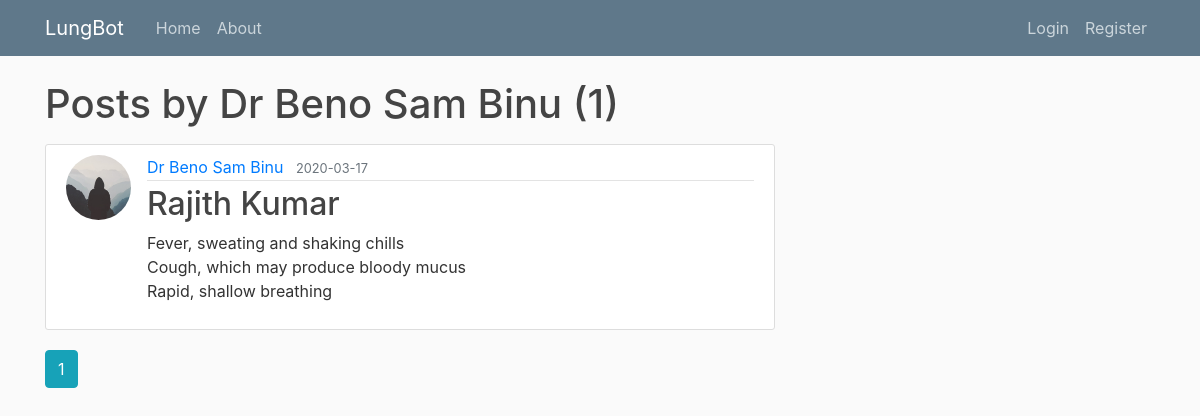
/user/Dr Beno Sam Binu, run on the app's committed database.
### flaskblog/models.py (models this page shows, shortened)
class User(db.Model, UserMixin):
    id = db.Column(db.Integer, primary_key=True)
    username = db.Column(db.String(20), unique=True, nullable=False)
    email = db.Column(db.String(120), unique=True, nullable=False)
    image_file = db.Column(db.String(20), nullable=False, default='default.jpg')
    password = db.Column(db.String(60), nullable=False)
    posts = db.relationship('Post', backref='author', lazy=True)

class Post(db.Model):
    id = db.Column(db.Integer, primary_key=True)
    title = db.Column(db.String(100), nullable=False)
    date_posted = db.Column(db.DateTime, nullable=False, default=datetime.utcnow)
    content = db.Column(db.Text, nullable=False)
    user_id = db.Column(db.Integer, db.ForeignKey('user.id'), nullable=False)

### flaskblog/routes.py (the view)
@app.route("/user/<string:username>")
def user_posts(username):
    page = request.args.get('page', 1, type=int)
    user = User.query.filter_by(username=username).first_or_404()
    posts = Post.query.filter_by(author=user)\
        .order_by(Post.date_posted.desc())\
        .paginate(page=page, per_page=5)
    return render_template('user_posts.html', posts=posts, user=user)

### flaskblog/templates/user_posts.html
{% extends "layout.html" %}
{% block content %}
    <h1 class="mb-3">Posts by {{ user.username }} ({{ posts.total }})</h1>
    {% for post in posts.items %}
        <article class="media content-section">
          <img class="rounded-circle article-img" src="{{ url_for('static', filename='profile_pics/' + post.author.image_file) }}">
          <div class="media-body">
            <div class="article-metadata">
              <a class="mr-2" href="{{ url_for('user_posts', username=post.author.username) }}">{{ post.author.username }}</a>
              <small class="text-muted">{{ post.date_posted.strftime('%Y-%m-%d') }}</small>
            </div>
            <h2><a class="article-title" href="{{ url_for('post', post_id=post.id) }}">{{ post.title }}</a></h2>
            <p class="article-content">{{ post.content }}</p>
        </article>
    {% endfor %}
    {% for page_num in posts.iter_pages(left_edge=1, right_edge=1, left_current=1, right_current=2) %}
      {% if page_num %}
        {% if posts.page == page_num %}
          <a class="btn btn-info mb-4" href="{{ url_for('user_posts', username=user.username, page=page_num) }}">{{ page_num }}</a>
        {% else %}
          <a class="btn btn-outline-info mb-4" href="{{ url_for('user_posts', username=user.username, page=page_num) }}">{{ page_num }}</a>
        {% endif %}
      {% else %}
        ...
      {% endif %}
    {% endfor %}
{% endblock content %}

### flaskblog/static/main.css (style rules this page uses)
body { background: #fafafa; color: #333333; margin-top: 5rem; }
h1, h2, h3, h4, h5, h6 { color: #444444; }
.content-section { background: #ffffff; padding: 10px 20px; border: 1px solid #dddddd; border-radius: 3px; margin-bottom: 20px; }
.article-title { color: #444444; }
.article-content { white-space: pre-line; }
.article-img { height: 65px; width: 65px; margin-right: 16px; }
.article-metadata { padding-bottom: 1px; margin-bottom: 4px; border-bottom: 1px solid #e3e3e3 }

### data on the page
User: username "Dr Beno Sam Binu"
Post: image_file (placeholder picture), author.username "Dr Beno Sam Binu", date_posted "2020-03-17", title "Rajith Kumar", content "Fever, sweating and shaking chills Cough, which may produce bloody mucus Rapid, shallow breathing"

### other printed values
{{ posts.total }} "1"
{{ page_num }} "1"
